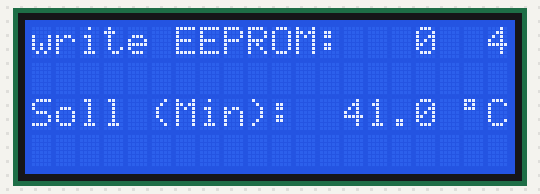
This sketch was run on a simulated Arduino Uno, built with avr-gcc and run on an emulated ATmega328P. Parts: 20×4 character LCD. EEPROM starts erased.

Above: at 0.2 s.
At 2.2 s:
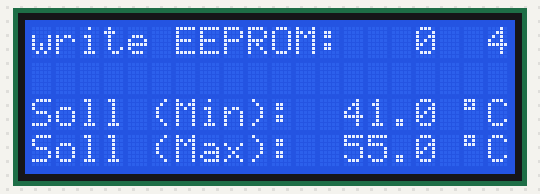
At 4.3 s:
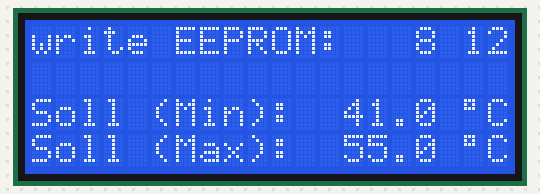
At 8.4 s:
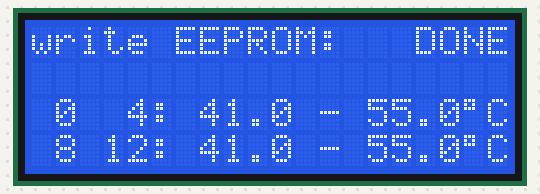

Measured:
- what the display in image 1 shows lasts 2.0 s, from 2.2 s to 4.2 s
- what the display in image 2 shows lasts 4.1 s, from 4.2 s to 8.3 s

The sketch:

sketch.ino
```cpp
// (licence header left out)
/**
 * Includes
 * LiquidCrystal_I2C.h  -> LiquidCrystal I2C by Frank de Brabander  v1.1.2
 * EEPROM.h             -> EEPROM-Storage by Daniel Porrey          v1.0.1
 */
#include <LiquidCrystal_I2C.h> // LCD Library für 20x4 I2C Display
#include <EEPROM.h> // EEPROM um die Solltemperaturen dauerhaft zu speichern

/**
 * Minimale Solltemperatur (in Grad Celsius)
 * Default = 41.0
 *
 * Zulässige Werte = 0.0 - 120.0
 * Bedingung: nominalMinTemp <= nominalMaxTemp
 */
float nominalMinTemp = 41.0;

/**
 * Maximale Solltemperatur (in Grad Celsius)
 * Default = 55.0
 *
 * Zulässige Werte = 0.0 - 120.0
 * Bedingung: nominalMaxTemp >= nominalMinTemp
 */
float nominalMaxTemp = 55.0;

/**
 * Minimale Solltemperatur (in Grad Celsius) - 2
 * Default = 41.0
 *
 * Zulässige Werte = 0.0 - 120.0
 * Bedingung: nominalMinTemp <= nominalMaxTemp
 */
float nominalMinTemp2 = 41.0;

/**
 * Maximale Solltemperatur (in Grad Celsius) - 2
 * Default = 57.0
 *
 * Zulässige Werte = 0.0 - 120.0
 * Bedingung: nominalMaxTemp >= nominalMinTemp
 */
float nominalMaxTemp2 = 55.0;

/**
 * Hintergrundbeleuchtung des LCD I2C Displays
 * Default = 1
 *
 * Zulässige Werte = 0 oder 1
 * 0 = Hintergrundbeleuchtung aus
 * 1 = Hintergrundbeleuchtung an
 */
const int LCD_I2C_BACKLIGHT = 1;

/**
  ==================================================
  Feste Variablen (bitte nicht ändern!)
  ==================================================
*/

// LCD
LiquidCrystal_I2C lcd(0x27, 20, 4); // I2C_ADDR, LCD_COLUMNS, LCD_LINES

// Temps
const int nominalMinTempAddress = 0; // Speicheradresse (int), im EEPROM der Minimalen Solltemperatur
const int nominalMaxTempAddress = 4; // Speicheradresse (int), im EEPROM der Maximalen Solltemperatur
const int nominalMinTempAddress2 = 8; // Speicheradresse (int), im EEPROM der Minimalen Solltemperatur - 2
const int nominalMaxTempAddress2 = 12; // Speicheradresse (int), im EEPROM der Maximalen Solltemperatur - 2


/**
 * ==================================================
 * Funktionen
 * ==================================================
 */

/**
 * speichert in der übergebenen Adresse (address) einen Wert (value)
 */
void toEEPROM(int address, float value) {
  EEPROM.put(address, value);
}

/**
 * liest aus der übergebenen Adresse (address) einen Wert (value)
 */
float getEEPROM(int address) {
  float temp;
  EEPROM.get(address, temp);
  if (temp > 0 && temp <= 300) {
    return temp;
  } else {
    return 0;
  }
}

/**
 * aktualisiert die minimale Solltemperatur im EEPROM (falls geändert)
 */
void updateNominalMinTempInEEPROM(int eepromAddress, float temp) {
  printLCD(2, 0, "Soll (Min):         ");
  toEEPROM(eepromAddress, temp);
  String nominalTemp = String(getEEPROM(eepromAddress), 1) + " \337C";
  int tempPos = 20 - nominalTemp.length();
  printLCD(2, tempPos, nominalTemp);
  delay(2000);
}

/**
 * aktualisiert die maximale Solltemperatur im EEPROM (falls geändert)
 */
void updateNominalMaxTempInEEPROM(int eepromAddress, float temp) {
  printLCD(3, 0, "Soll (Max):         ");
  toEEPROM(eepromAddress, temp);
  String nominalTemp = String(getEEPROM(eepromAddress), 1) + " \337C";
  int tempPos = 20 - nominalTemp.length();
  printLCD(3, tempPos, nominalTemp);
  delay(2000);
}

/**
 * druckt (print) den übergebenen text die Zeile (line)
 * an der übergebenen Position (cursor)
 * auf das 4 Zeilen, 20 Zeichen Display
 */
void printLCD(int line, int cursor, String text) {
  lcd.setCursor(cursor, line);
  lcd.print(text);
}

void setup() {
  // Init LCD
  lcd.init();
  if (LCD_I2C_BACKLIGHT == 1) {
    lcd.backlight();
  } else {
    lcd.noBacklight();
  }

  // speichere Solltemperatur in EEPROM
  printLCD(0, 0, "write EEPROM:   0  4");
  updateNominalMinTempInEEPROM(nominalMinTempAddress, nominalMinTemp);
  updateNominalMaxTempInEEPROM(nominalMaxTempAddress, nominalMaxTemp);

  // speichere Solltemperatur2 in EEPROM
  printLCD(0, 0, "write EEPROM:   8 12");
  updateNominalMinTempInEEPROM(nominalMinTempAddress2, nominalMinTemp2);
  updateNominalMaxTempInEEPROM(nominalMaxTempAddress2, nominalMaxTemp2);

  // lese und aus EEPROM und printe auf LCD
  printLCD(0, 0, "write EEPROM:   DONE");
  printLCD(2, 0, " 0  4: " + String(getEEPROM(nominalMinTempAddress), 1) + " - " + String(getEEPROM(nominalMaxTempAddress), 1) + "\337C");
  printLCD(3, 0, " 8 12: " + String(getEEPROM(nominalMinTempAddress2), 1) + " - " + String(getEEPROM(nominalMaxTempAddress2), 1) + "\337C");
}

void loop() {}
```
